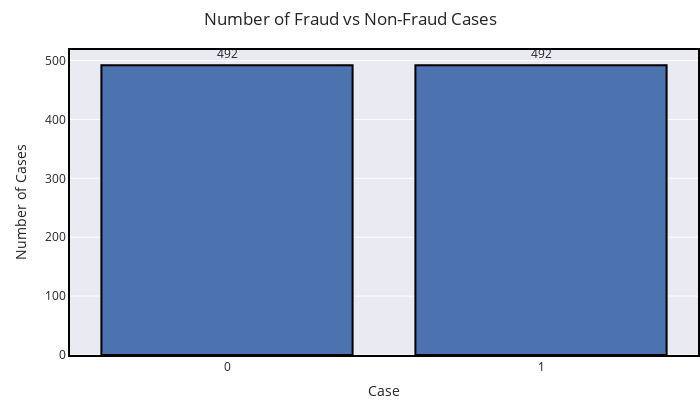

Notebook code cell kept with this figure:
### Markdown cell above
### Frauds vs. Non-Frauds for the new dataframe

### Code cell
group = df_rs.groupby('Class')['scaled_time'].count()
fig = go.Figure()
fig.add_trace(go.Bar(name='counts',x=group.index, y=group.values, marker_line_color='black', marker_line_width=2,
                     text=group.values,textposition='outside'))
fig.update_yaxes(title_text='Number of Cases')
fig.update_xaxes(title_text='Case',nticks=3)
fig.update_layout(template='seaborn',hovermode='closest',title='Number of Fraud vs Non-Fraud Cases',
                 width=700,height=400,xaxis=dict(mirror=True,linecolor='black',linewidth=2),
                 yaxis=dict(mirror=True,linecolor='black',linewidth=2),margin=dict(t=50,b=0,l=70,r=0))
fig.show()

### Figure 1 — Plotly figure (JSON) as saved in the notebook; plotly's stock layout.template omitted (floating-point values rounded to 4 significant figures)
{"data": [{"marker": {"line": {"color": "black", "width": 2}}, "name": "counts", "text": [492.0, 492.0], "textposition": "outside", "type": "bar", "x": [0, 1], "y": [492, 492]}], "layout": {"height": 400, "hovermode": "closest", "margin": {"b": 0, "l": 70, "r": 0, "t": 50}, "title": {"text": "Number of Fraud vs Non-Fraud Cases"}, "width": 700, "xaxis": {"linecolor": "black", "linewidth": 2, "mirror": true, "nticks": 3, "title": {"text": "Case"}}, "yaxis": {"linecolor": "black", "linewidth": 2, "mirror": true, "title": {"text": "Number of Cases"}}}}
